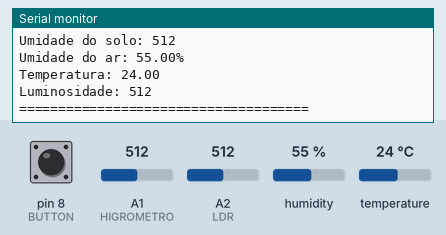
Recording of a sketch running on a simulated Arduino Uno, built with avr-gcc and run on an emulated ATmega328P. Parts: the last lines printed to the serial monitor. The inputs (shaded band) are chosen by the test bench; at power-on: A1 (HIGROMETRO) = 512, A2 (LDR) = 512, humidity 55 %, temperature 24 °C, pin 8 (BUTTON) LOW.

Above: at 2.9 s.
3.0 s: A1 (HIGROMETRO) set to 810
7.9 s: A2 (LDR) set to 490
At 9.6 s:
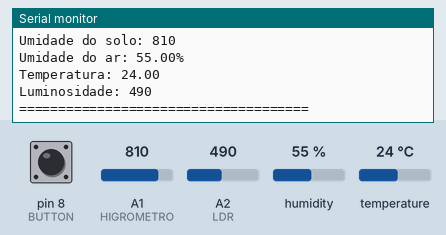
12.2 s: humidity set to 22 %
15.0 s: A1 (HIGROMETRO) set to 790
21.2 s: temperature set to 12 °C
At 22.8 s:
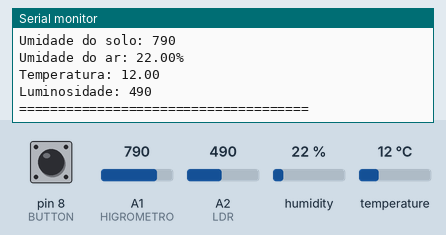
24.0 s: A2 (LDR) set to 510
At 26.7 s:
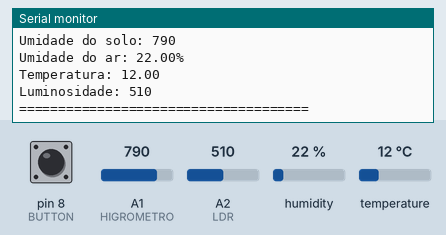
Timing chart, 0 to 27.8 s (numbered marks = the images above; inputs shaded):
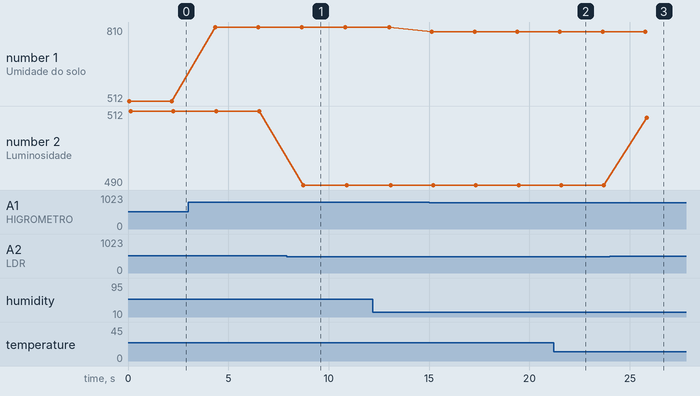

The sketch:

horta.ino
```cpp
#include "DHT.h"

#define LED_GREEN 12
#define LED_RED 13
#define HIGROMETRO A1
#define LDR A2
#define DHTPIN A3
#define DHTTYPE DHT11
#define BUTTON 8

DHT dht(DHTPIN, DHTTYPE);

void setup() {
  pinMode(BUTTON, INPUT);
  Serial.begin(9600);
  dht.begin();
}

void loop() {

  // mede umidade do solo
  int soil_humidity = analogRead(HIGROMETRO);
  delay(10);

  // mede luminosidade
  int luminosidade = analogRead(LDR);
  delay(10);

  // mede umidade do ar
  float air_humidity = dht.readHumidity();
  if (isnan(air_humidity)) {
    Serial.println("Erro ao ler DHT.");
  }
  delay(10);

  // mede temperatura
  float temp = dht.readTemperature();
  if (isnan(temp)) {
    Serial.println("Erro ao ler DHT.");
  }
  delay(10);

  // verifica se pode irrigar ou nao
  if ((soil_humidity > 800 && luminosidade > 500) || digitalRead(BUTTON) == HIGH) {
    digitalWrite(LED_GREEN, HIGH);
    digitalWrite(LED_RED, LOW);
    Serial.println(" Irrigando horta");
  } else if (soil_humidity > 800 && luminosidade < 500) {
    digitalWrite(LED_RED, HIGH);
    digitalWrite(LED_GREEN, LOW);
    Serial.println("Solo seco, porem muito sol, abortando irrigacao.");
  }

  // imprime valores das medicoes
  Serial.print("Umidade do solo: ");
  Serial.println(soil_humidity);

  Serial.print("Umidade do ar: ");
  Serial.print(air_humidity);
  Serial.println("%");

  Serial.print("Temperatura: ");
  Serial.println(temp);

  Serial.print("Luminosidade: ");
  Serial.println(luminosidade);

  Serial.println("=====================================\n\n");

  delay(2000);
}
```

Measured:
- after the input at 7.9 s, the serial monitor: prints a new line after 0.71 s (image 1)
- after the input at 21.2 s, the serial monitor: prints a new line after 0.36 s (image 2)
- after the input at 24.0 s, the serial monitor: prints a new line after 1.8 s (image 3)
- plotted number 1: 512 → 810 after the input at 3.0 s, 810 → 790 after the input at 15.0 s
- plotted number 2: 512 → 490 after the input at 7.9 s, 490 → 510 after the input at 24.0 s
